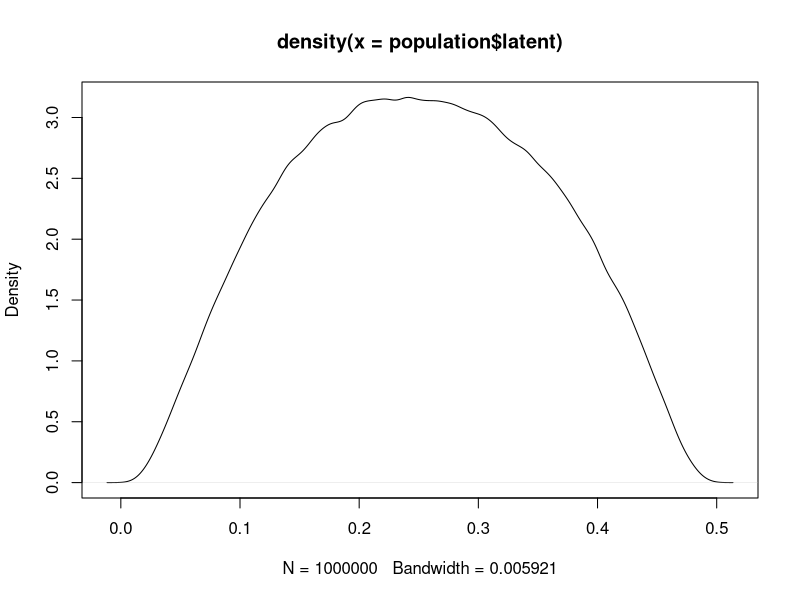
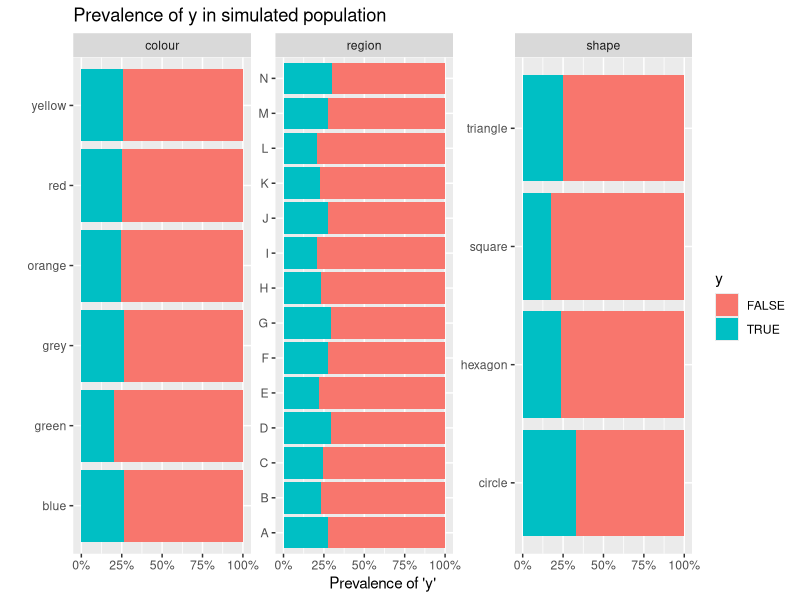

These charts were generated, in order, by the following R code: (Note: this script raises an error after producing the figures.)
library(tidyverse)
library(boot)
library(testthat)
library(survey)
library(broom)
library(scales)
library(gridExtra)
library(GGally)
library(knitr)

#--------------------create a simulated population------------------------
#' @param N total population size
#' @param n_regions number of regions (which will be used in sampling as strata)
#' @param psu_sd standard deviation of random contribution to latent variable under y at the PSU 
#' (primary sampling unit eg suburb or meshblock) level.  Higher values lead to higher intra-class
#' correlation, and hence higher design effects when we use psu as the primary sampling unit in a
#' sampling design
#' @param region_sd as psu_sd but at region level
#' @param mystery_sd extra random continuous variable that contributes to the latent variable under y.
make_population <- function(N = 100000, 
                            n_regions = 14,
                            psu_sd = 1,
                            region_sd = 1,
                            colours_sd = 1,
                            shapes_sd = 1,
                            mystery_sd = 1,
                            colours_v = c("red", "blue", "green", "yellow", "orange", "grey"),
                            shapes = c("square", "circle", "triangle", "hexagon"),
                            seed = 123){

  set.seed(seed)
  
  
  population1 <- data_frame(
    region = sample(LETTERS[1:n_regions], size = N, replace = TRUE, prob = c(runif(n_regions)))
  ) %>%
    group_by(region) %>%
    mutate(psu = paste(region, sample(1:(n() / 100) , size = n(), replace = TRUE)),
           shape = sample(shapes, size = n(), replace = TRUE)) %>%
    ungroup() %>%
    # we want colours and shapes to be crosscorrelated, so we make generation of colour dependent on shape:
    mutate(colour = case_when(
      shape == shapes[1] ~ sample(colours_v, size = n(), prob =   c( 1, 1, 2, 2, 1, 4), replace = TRUE),
      shape == shapes[2] ~ sample(colours_v, size = n(), prob =   c( 2, 2, 1, 1, 2, 3), replace = TRUE),
      shape == shapes[3] ~ sample(colours_v, size = n(), prob = c( 4, 1, 3, 2, 3, 2), replace = TRUE),
      shape == shapes[4] ~ sample(colours_v, size = n(), prob =  c( 2, 5, 1, 2, 4, 1), replace = TRUE)
    )) %>%
    mutate(mystery_var = as.vector(scale(rnorm(n(), 0, 1) * as.numeric(as.factor(region))) * mystery_sd))
  
  # numeric values to add for each particular value of region, psu, colour, and shape:
  regions <- population1 %>%
    distinct(region) %>%
    mutate(region_y = as.vector(scale(runif(n())) * region_sd))
  
  psus <- population1 %>%
    distinct(psu) %>%
    mutate(psu_y = rnorm(n()) * psu_sd)
  
  shapes <- population1 %>%
    distinct(shape) %>%
    mutate(shape_y = as.vector(scale(rgamma(n(), 1, 0.1)) * shapes_sd))
  
  colours <- population1 %>%
    distinct(colour) %>%
    mutate(colour_y = as.vector(scale(rnorm(n())) * colours_sd))
  
  population <- population1 %>%
    left_join(regions, by = "region") %>%
    left_join(psus, by = "psu") %>%
    left_join(shapes, by = "shape") %>%
    left_join(colours, by = "colour") %>%
    mutate(latent = inv.logit(as.vector(scale(mystery_var + region_y + psu_y + shape_y + colour_y + 
                                               rnorm(n(), 0, 0.05)))) / 2) %>%
    mutate(y = as.logical(rbinom(n(), size = 1, prob = latent)))
  
  return(population)
}



#==================sampling======================

#' Two stage sample from a "population" data frame
#' 
#' @param population a data frame to be sampled from, must include columns with name region, psu,
#' shape and colour
#' @param npsu number of PSUs (primary sampling units - think suburbs or meshblocks) per region (strata) to
#' saple
#' @param n total sample size
#' @param npeop number of people to sample per PSU
#' @value a survey design object, calibrated to population totals for region, shape and colour; with primary
#' selection by psu and stratified by region; with Jackknife replicate weights.
samp <- function(population, 
                 npsu = 10, 
                 n = 2100, 
                 npeop = round(n / npsu / length(unique(population$region))),
                 seed = 123){

  if(!is.null(seed)){
    set.seed(seed)
  }
  
  # Population totals for margins, which we presume are known from a census or similar.  We are
  # pretending we know the marginal totals for these dimensions, but not a full cross tabulation
  # (ie we know the total number of circles, and of red people, but not of red circular people):
  shape_tots <- population %>%
    group_by(shape) %>%
    summarise(Freq = n())
  
  colour_tots <- population %>%
    group_by(colour) %>%
    summarise(Freq = n())
  
  region_tots <- population %>%
    group_by(region) %>%
    summarise(Freq = n())
  
  # number of people in each psu, which we will use for our weighting:
  region_psu_pops <- population %>%
    group_by(region) %>%
    mutate(psus_in_region = length(unique(psu))) %>%
    group_by(region, psu) %>%
    summarise(
              # how many people in each PSU:
              people_in_psu = n(),
              # given the PSU is sampled, what's the chance of an individual from that PSU being in sample:
              prob_from_psu = npeop / people_in_psu,
              # so what's the a total priori probability for an individual being sampled:
              prob = npsu / unique(psus_in_region) * prob_from_psu,
              # inverse of that probability for use as weight:
              wt = 1 / prob) %>%
    left_join(region_tots, by = "region") %>%
    rename(people_in_region = Freq)
    
  # check that the total sum of probabilities of being selected times people in psus 
  # equals our desired sample size:
  expect_equal(round(n, -1), 
               round(with(region_psu_pops, sum(prob * people_in_psu)), -1))
  
  # we sample PSUs with equal probability within each region (ie not proportionate to size, 
  # which would be a better sampling strategy):
  psu_sampled <- population %>%
    distinct(region, psu) %>%
    # group by region, so each region acts as a stratum and we get the same number of
    # of PSUs per region (again, this isn't efficient sampling, but part of the
    # point of this exercise is to have a complex non-optimal sample):
    group_by(region) %>%
    mutate(seq = rnorm(n())) %>%
    arrange(seq) %>%
    slice(1:npsu) %>%
    select(-seq)
    
  sampled <- population %>%
    select(region, psu, shape, colour, y) %>%
    # limit ourselves to just the PSUs we have chosen for our sample:
    inner_join(psu_sampled, by = c("region", "psu")) %>%
    # within each PSU, pick `npeop` people at random:
    group_by(psu) %>%
    mutate(seq = rnorm(n())) %>%
    slice(1:npeop) %>%
    left_join(region_psu_pops, by = c("region", "psu"))
  
  # Specify the survey design.
  # we will simplify things by ignoring any finite population corrections, either
  # for PSUs within region, or for individuals within PSUs.  This is ok if the sample
  # is small compared to population (which it is).
  
  # Sampling scheme:
  des <- svydesign(~psu, strata = ~region, data = sampled, weights = ~wt)
  
  # Replicate weights:
  des <- as.svrepdesign(des, type = "JKn")
  
  # Post stratification calibration to marginal population totals:
  des <- calibrate(des, list(~shape, ~colour, ~region),
              population = list(shape_tots, colour_tots, region_tots))

  return(des)
  }



#=============playing around==============
population <-make_population(N = 10 ^ 6,
                             psu_sd = 5,
                             region_sd = 2,
                             mystery_sd = 0.5,
                             shapes_sd = 4,
                             colours_sd = 1.5)

svg("../img/0132-proportions.svg", 8, 5)
population %>%
  select(region, shape, colour, y) %>%
  gather(variable, value, -y) %>%
  ggplot(aes(x = value, fill = y)) +
  facet_wrap(~variable, scales = "free_y") +
  geom_bar(position = "fill") +
  scale_y_continuous("Prevalence of 'y'", label = percent) +
  coord_flip() +
  labs(x = "") +
  ggtitle("Prevalence of y in simulated population")
dev.off()


des <- samp(population, npsu = 10, seed = 123)
svymean(~y, des, deff = TRUE)
#0.25117, 0.017
svytable(~shape, des)

plot(density(population$latent))

population %>%
  select(mystery_var:y) %>%
  sample_n(10000) %>%
  cor %>%
  round(2) %>%
  kable()

des$variables %>%
  select(region, region_y, shape, shape_y, colour, colour_y, mystery_var, latent, y) %>% 
  ggpairs()

des$variables %>%
  select(region, shape, colour, y) %>% 
  ggpairs()



npsus <- rep(2:40, 6)

deffs_l <- lapply(npsus, function(i){
  des <- samp(population, npsu = i, seed = NULL)
  X <- svymean(~y, des, deff = TRUE)
  return(c(npsu = i, deff = attributes(X)$"deff"[1,1]))
  })
deffs <- as.data.frame(do.call("rbind", deffs_l))

svg("../img/0132-design-effects.svg", 8, 5)
ggplot(deffs, aes(x = npsu, y = deff)) +
  geom_point() +
  geom_smooth(method = "loess") +
  labs(x = "Number of PSUs selected per stratum", 
       y = "Design effect for mean(y)") +
  ggtitle("Design effect is higher when we rely on fewer primary sampling units")
dev.off()

#===========modelling============
# First, we model the full population to get the "true" values (note that these are not
# really "true" as the model is somewhat mis-specified, but they are as true as can be done
# given the imperfection of the model, and hence form a good benchmark for the same model
# fit to a sample).  As we have the full population, we don't need to worry about survey methods
# and can just use stats::glm rather than survey::svyglm
full_pop_model_bin <-  glm(y ~ region + shape + colour, family = quasibinomial(log), data = population)

#-------------compare a single example-------
des <- samp(population, npsu = 5, seed = 999)
data <- des$variables

samp_model_bin <-  glm(y ~ region + shape + colour, family = quasibinomial(log), data = data)

samp_model_bin_svy <-  svyglm(y ~ region + shape + colour, family = quasibinomial(log), design = des)


res <- mutate(tidy(exp(confint(samp_model_bin))), model = "naive") %>%
  rbind(mutate(tidy(exp(confint(samp_model_bin_svy))), model = "survey"))  %>%
  rename(lower = X2.5..,
         upper = X97.5..,
         names = .rownames) %>%
  left_join(tidy(exp(coef(full_pop_model_bin)), by = "names")) %>%
  mutate(name_number = as.numeric(as.factor(names)),
         true_value = x,
         y_pos = ifelse(model == "naive", 
                        name_number + 0.1,
                        name_number - 0.1),
         names = gsub("colour", "Colour: ", names),
         names = gsub("region", "Region: ", names),
         names = gsub("shape", "Shape: ", names)) %>%
  arrange(model, name_number)

svg("../img/0132-example-cis.svg", 8, 8)
res %>%
  ggplot() +
  geom_segment(aes(yend = y_pos, y = y_pos,
                   x = lower, xend = upper, colour = model), size = 1.7) +
  geom_point(aes (y = as.numeric(as.factor(names)), x = x), size = 2) +
  scale_y_continuous(labels = res[1:22, ]$names, breaks = 1:22) +
  labs(x = "Relative risk ratios",
       y = "Variable",
       colour = "Estimation method",
       caption = "Complex sample of around 2,100 drawn from a population of a million.  Black points show the true values") +
  ggtitle("Example confidence intervals for risk ratios from a quasi-binomial model",
          "Two modelling methods from the same sample, compared to true values from total population.")
dev.off()
#------------systematically compare lots of different samples' point estimates--------

compare_mse <- function(npsu, seed = NULL){
  des <- samp(population, npsu = npsu, seed = seed)
  data <- des$variables

  # The quasibinomial response isn't robust enough for either glm or svyglm, so we get some starting
  # values with quasipoisson to ensure we can always get a response:
  samp_model_pois_svy <-  svyglm(y ~ region + shape + colour, family = quasipoisson(log), design = des)
  
    
  samp_model_bin <-  glm(y ~ region + shape + colour, family = quasibinomial(log), data = data,
                         start = coef(samp_model_pois_svy))

  samp_model_bin_svy <-  svyglm(y ~ region + shape + colour, family = quasibinomial(log), design = des,
                                start = coef(samp_model_pois_svy))
  
  return(
    c(survey = mean((coef(samp_model_bin_svy)[-1] - coef(full_pop_model_bin)[-1]) ^ 2),
      naive = mean((coef(samp_model_bin)[-1] - coef(full_pop_model_bin)[-1]) ^ 2))
  )}

mses <- lapply(1:100, function(i){compare_mse(npsu = 5, seed = i)})
mses_df <- as.data.frame(do.call("rbind", mses))

mse <- round(apply(mses_df, 2, mean), 3)

p1 <- ggplot(mses_df, aes(x = naive, y = survey)) +
  geom_abline(intercept = 0, slope = 1, colour = "steelblue") +
  geom_point() +
  coord_equal() +
  ggtitle("Mean square error of coefficients",
          "Two methods of modelling, compared to correct (full\npopulation) values for all coefficients except the intercept.") +
  labs(x = paste0("Complex survey methods\nAverage mean squared error: ", mse[1]),
       y = paste0("Naive methods.\nAverage mean squared error: ", mse[2]))


#========compare confidence interval coverage========

#------------systematically compare lots of different samples' point estimates--------

ci_rate <- function(correct_mod, ci_mod){
  X <- as.data.frame(cbind(coef(correct_mod), confint(ci_mod)))
  names(X) <- c("correct", "lower", "upper")
  return(sum(with(X, correct > lower & correct < upper)) / nrow(X))
}

compare_ci <- function(npsu, seed = NULL){
  des <- samp(population, npsu = npsu, seed = seed)
  data <- des$variables
  
  # The quasibinomial response isn't robust enough for either glm or svyglm, so we get some starting
  # values with quasipoisson to ensure we can always get a response:
  samp_model_pois_svy <-  svyglm(y ~ region + shape + colour, family = quasipoisson(log), design = des)
  
  
  samp_model_bin <-  glm(y ~ region + shape + colour, family = quasibinomial(log), data = data,
                         start = coef(samp_model_pois_svy))
  
  samp_model_bin_svy <-  svyglm(y ~ region + shape + colour, family = quasibinomial(log), design = des,
                                start = coef(samp_model_pois_svy))
  
    
  return(
    c(binomial_svy = ci_rate(full_pop_model_bin, samp_model_bin_svy),
      poisson_svy = ci_rate(full_pop_model_bin, samp_model_pois_svy),
      naive = ci_rate(full_pop_model_bin, samp_model_bin))
  )}

cis <- lapply(1:100, function(i){compare_ci(npsu = 5, seed = i)})
cis_df <- as.data.frame(do.call("rbind", cis))

successes <- round(apply(cis_df, 2, mean) * 100)

p2 <- ggplot(cis_df, aes(x = binomial_svy, y = naive)) +
  geom_abline(intercept = 0, slope = 1, colour = "steelblue") +
  annotate("rect", xmin = -Inf, xmax = 1, ymin = 0.95, ymax = 1, fill = "steelblue", alpha = 0.5) +
  annotate("rect", xmin = 0.95, xmax = 1, ymin = -Inf, ymax = 0.95, fill = "steelblue", alpha = 0.5) +
  geom_jitter(width = 0.01, height = 0.01) +
  coord_equal() +
  ggtitle("Confidence intervals' coverage",
          "Two methods of modelling, showing proportion that\ncontain the correct value (should be 95%).") +
  labs(x = paste0("Complex survey methods.\nAverage coverage: ", successes[1], "%"),
       y = paste0("Naive methods.\nAverage coverage: ", successes[3], "%"),
       caption = str_wrap("Source for both diagrams: complex samples of around 2,100 each, drawn from a 
population of 1 million stratified by 14 unequal regions with 
5 out of 100 potential primary sampling units chosen per region.  Model has three categorical explanatory variables and a single binary (quasi-binomial family) response.
Points have been jittered.", 90)) +
  scale_x_continuous(label = percent) +
  scale_y_continuous(label = percent)

svg("../img/0132-comparisons.svg", 10, 7)
  grid.arrange(p1, p2, ncol = 2)
dev.off()

svg("../img/0132-bin-pois.svg", 8, 8)
ggplot(cis_df, aes(x = binomial_svy, y = poisson_svy)) +
  geom_abline(intercept = 0, slope = 1, colour = "steelblue") +
  annotate("rect", xmin = -Inf, xmax = 1, ymin = 0.95, ymax = 1, fill = "steelblue", alpha = 0.5) +
  annotate("rect", xmin = 0.95, xmax = 1, ymin = -Inf, ymax = 0.95, fill = "steelblue", alpha = 0.5) +
  geom_jitter(width = 0.01, height = 0.01) +
  coord_equal() +
  ggtitle("Confidence intervals' coverage",
          "Two methods of modelling, showing proportion that\ncontain the correct value (should be 95%).") +
  labs(x = paste0("Quasi-binomial family\nAverage coverage: ", successes[1], "%"),
       y = paste0("Quasi-poisson family\nAverage coverage: ", successes[2], "%"),
       caption = str_wrap("Source: complex samples of around 2,100 each, drawn from a 
population of 1 million stratified by 14 unequal regions with 
5 out of 100 potential primary sampling units chosen per region.  Model has three categorical 
explanatory variables and a single binary response from either the quasi-binomial or quasi-poisson family.
Points have been jittered.", 90)) +
  scale_x_continuous(label = percent) +
  scale_y_continuous(label = percent)
dev.off()

convert_pngs("0132")
